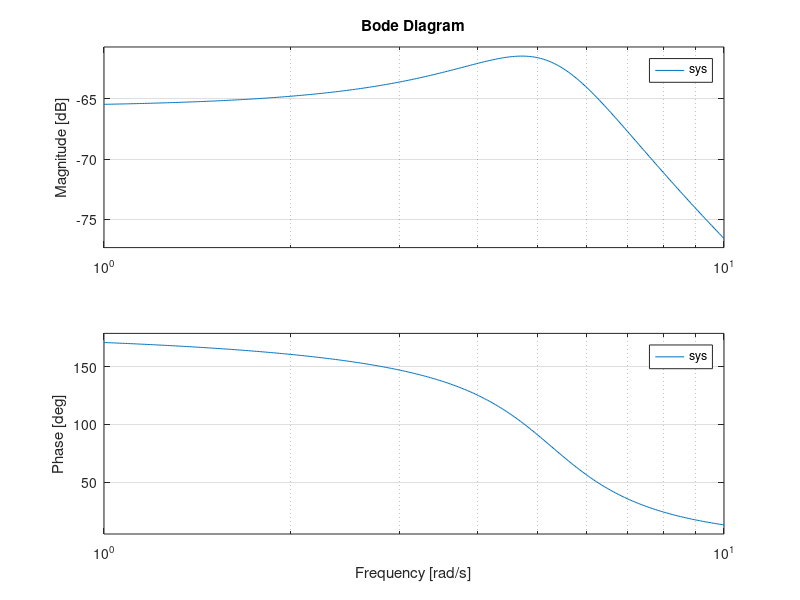
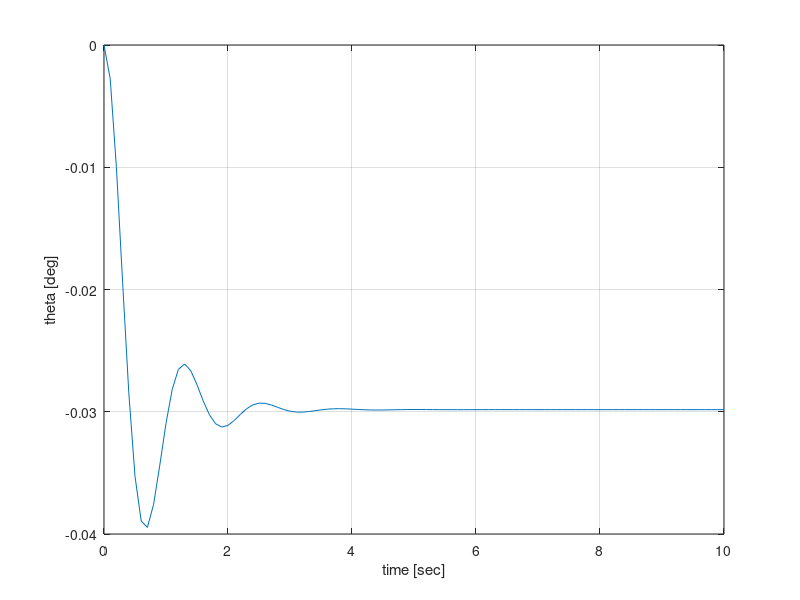

These charts were generated, in order, by the following MATLAB code:

clc;clear;
Mb=100; Ms=10; L=1; g=9.81; a=5; b=10;
%
K=6000; % Final design value of K
%
numg=[-1/Mb/L]; deng=[1 0 -(Mb+Ms)*g/Mb/L];
sysg = tf(numg,deng)
numc=-K*[1 a]; denc=[1 b];
sysc = tf(numc,denc)

% Part (a)

sys = feedback(sysg,sysc)
w=logspace(0,1,400);
%define the logspace x-axis for bode plot
%of 400 points between 10^0 & 10^1
figure(1)
bode(sys,w)
% generates the bode plot for user defined frequency axis
[mag,phase]=bode(sys,w);
%mag-magnitude values for each of the user defined frequencies
%phase-phase values for each of the user defined frequencies
[M,I]=max(mag)
%M= max magnitude of Bode Plot not in dB
%I index of max magnitude
MpDb=20*log10(M)-20*log10(mag(1)) % Mpw in decibels
wr=w(I) % Mpw and peak frequency

% Part (b)

% From Eqs. (8.36) and (8.37)
Mpw=10^(MpDb/20);zeta=sqrt((1-sqrt(1-(1/Mpw^2)))/2);
wn=wr/sqrt(1-2*zeta^2)
%How can we use these equations when our CLTF is a 3rd order?
ts=4/(zeta*wn)
po=100*exp(-zeta*pi/sqrt(1-zeta^2))

% Part (c)

t=0:0.1:10;
[y,x]=step(sys,t);
figure(2)
plot(t,y*180/pi)
xlabel('time [sec]')
ylabel('theta [deg]')
grid

